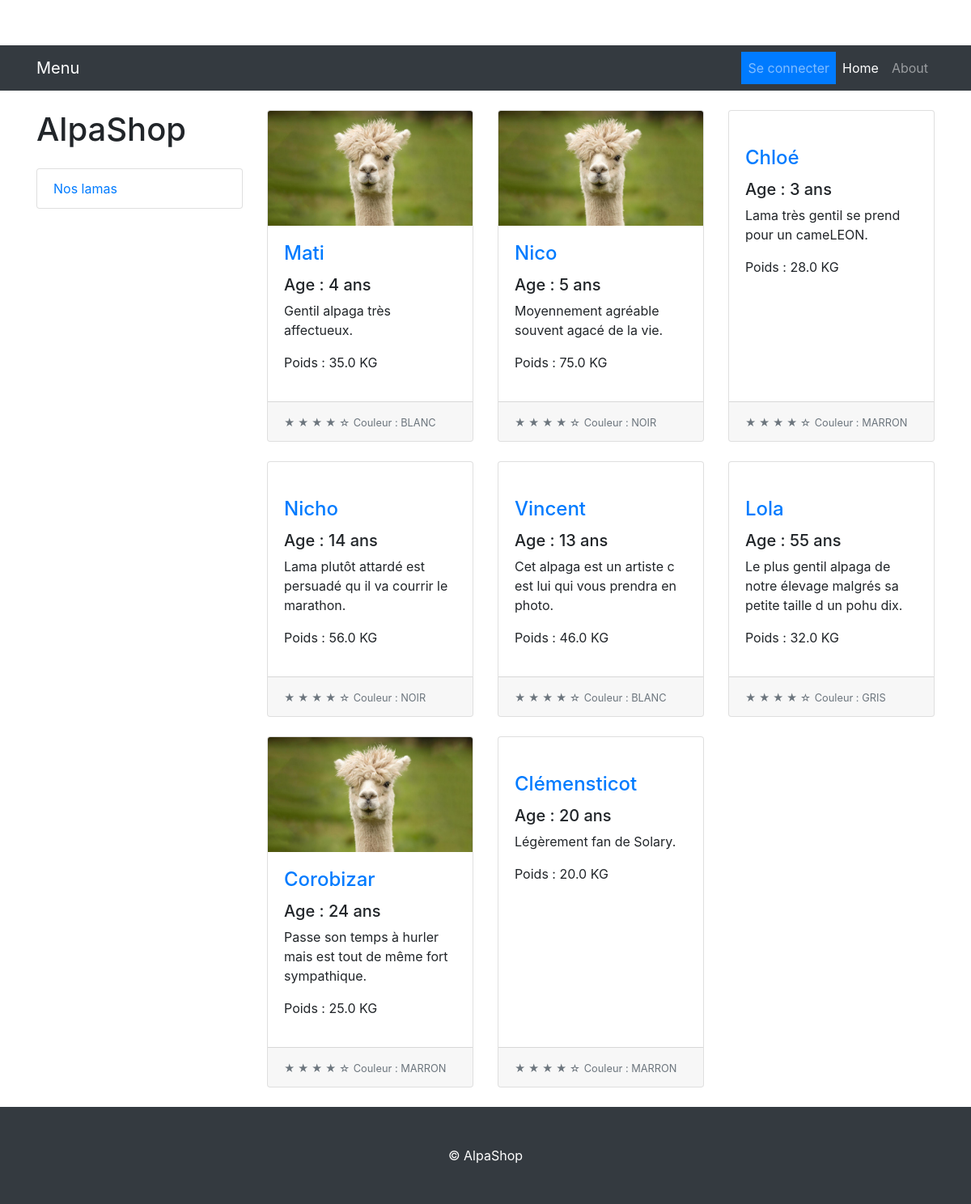
The page / on the database its author committed.
### tables this page shows
CREATE TABLE animal (id INTEGER PRIMARY KEY AUTOINCREMENT, nom TEXT, age INTEGER, poids REAL, image TEXT, description TEXT, fk_couleur INTEGER);

CREATE TABLE couleur (id INTEGER PRIMARY KEY AUTOINCREMENT, libelle TEXT);

### app.py (the view)
@app.route("/")
def index():
        d = date.today().isoformat()
        return render_template("home.html", la_date = d, lamas = db.findAll("*"))

### db.py (called while the page is built)
def findAll(id):
    conn = sqlite3.connect('alpashop.db', check_same_thread=False)
    c = conn.cursor()
    if id != "*":
        query = "SELECT nom, age, poids, c.libelle, a.description, a.image FROM animal a INNER JOIN couleur c ON a.fk_couleur = c.id WHERE l.id = " + str(id)
    else:
        query = "SELECT nom, age, poids, c.libelle, a.description, a.image FROM animal a INNER JOIN couleur c ON a.fk_couleur = c.id"
    c.execute(query)
    lstLamas = []
    for lama in c:
        lstLamas.append([lama[0],lama[1],lama[2],lama[3],lama[4],lama[5]])
    c.close()
    conn.close()
    return lstLamas

### templates/home.html (shortened to what this page needs)
<!DOCTYPE html>
<html lang="en">
<head>
    <link href="../Extensions/vendor/bootstrap/css/bootstrap.min.css" rel="stylesheet">
    <link href="../Extensions/css/shop-homepage.css" rel="stylesheet">
    <link rel="stylesheet" href="https://stackpath.bootstrapcdn.com/bootstrap/4.4.1/css/bootstrap.min.css">
</head>
<body>
    <nav class="navbar navbar-expand-lg navbar-dark bg-dark">
        <div class="container">
            <a class="navbar-brand" href="#">Menu</a>
            <div class="collapse navbar-collapse" id="navbarResponsive">
                <ul class="navbar-nav ml-auto">
                    <li class="nav-item">
                        <a class="nav-link bg-primary" href="{{ url_for('login') }}">Se connecter</a>
                    </li>
                    <li class="nav-item active">
                        <a class="nav-link" href="/">Home
            </a>
                    </li>
                    <li class="nav-item">
                        <a class="nav-link" href="{{ url_for('about') }}">About</a>
                    </li>
                </ul>
            </div>
        </div>
    </nav>
    <div class="container">
        <div class="row">
            <div class="col-lg-3">
                <h1 class="my-4">AlpaShop</h1>
                <div class="list-group">
                    <a href="{{ url_for('produits') }}" class="list-group-item">Nos lamas</a>
                </div>
            </div>
            <div class="col-lg-9 mt-4">
                <div class="row">
                    {% for result in lamas %}
                    <div class="col-lg-4 col-md-6 mb-4">
                        <div class="card h-100">
                            <a href="#"><img class="card-img-top" src="{{ result[5] }}" alt=""></a>
                            <div class="card-body">
                                <h4 class="card-title">
                                    <a href="/produit/{{ result[0] }}">{{ result[0] }}</a>
                                </h4>
                                <h5>Age : {{ result[1] }} ans</h5>
                                <p class="card-text">{{ result[4] }}</p>
                                <p>Poids : {{ result[2] }} KG</p>
                            </div>
                            <div class="card-footer">
                                <small class="text-muted">&#9733; &#9733; &#9733; &#9733; &#9734;</small>
                                <small class="text-muted">Couleur : {{ result[3] }}</small>
                            </div>
                        </div>
                    </div>
                    {% endfor %}
                </div>
            </div>
        </div>
    </div>
    <footer class="py-5 bg-dark">
        <div class="container">
            <p class="m-0 text-center text-white"> &copy; AlpaShop</p>
        </div>
    </footer>
</body>
</html>

### Extensions/css/shop-homepage.css (style rules this page uses)
body { padding-top: 56px; }

### rows shown on the page
animal: image (picture), nom "Mati", age "4", description "Gentil alpaga très affectueux.", poids "35.0", libelle "BLANC"
animal: image (picture), nom "Nico", age "5", description "Moyennement agréable souvent agacé de la vie.", poids "75.0", libelle "NOIR"
animal: nom "Chloé", age "3", description "Lama très gentil se prend pour un cameLEON.", poids "28.0", libelle "MARRON"
animal: nom "Nicho", age "14", description "Lama plutôt attardé est persuadé qu il va courrir le marathon.", poids "56.0", libelle "NOIR"
animal: nom "Vincent", age "13", description "Cet alpaga est un artiste c est lui qui vous prendra en photo.", poids "46.0", libelle "BLANC"
animal: nom "Lola", age "55", description "Le plus gentil alpaga de notre élevage malgrés sa petite taille d un pohu dix.", poids "32.0", libelle "GRIS"
animal: image (picture), nom "Corobizar", age "24", description "Passe son temps à hurler mais est tout de même fort sympathique.", poids "25.0", libelle "MARRON"
animal: nom "Clémensticot", age "20", description "Légèrement fan de Solary.", poids "20.0", libelle "MARRON"
